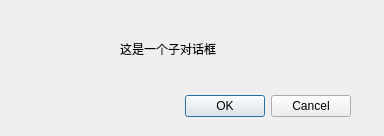
<?xml version="1.0" encoding="UTF-8"?>
<ui version="4.0">
 <class>QDlgChild</class>
 <widget class="QDialog" name="QDlgChild">
  <property name="geometry">
   <rect>
    <x>0</x>
    <y>0</y>
    <width>384</width>
    <height>136</height>
   </rect>
  </property>
  <property name="windowTitle">
   <string>Dialog</string>
  </property>
  <widget class="QDialogButtonBox" name="buttonBox">
   <property name="geometry">
    <rect>
     <x>10</x>
     <y>90</y>
     <width>341</width>
     <height>32</height>
    </rect>
   </property>
   <property name="orientation">
    <enum>Qt::Horizontal</enum>
   </property>
   <property name="standardButtons">
    <set>QDialogButtonBox::Cancel|QDialogButtonBox::Ok</set>
   </property>
  </widget>
  <widget class="QLabel" name="label">
   <property name="geometry">
    <rect>
     <x>120</x>
     <y>40</y>
     <width>181</width>
     <height>17</height>
    </rect>
   </property>
   <property name="text">
    <string>这是一个子对话框</string>
   </property>
  </widget>
 </widget>
 <resources/>
 <connections>
  <connection>
   <sender>buttonBox</sender>
   <signal>accepted()</signal>
   <receiver>QDlgChild</receiver>
   <slot>accept()</slot>
   <hints>
    <hint type="sourcelabel">
     <x>248</x>
     <y>254</y>
    </hint>
    <hint type="destinationlabel">
     <x>157</x>
     <y>274</y>
    </hint>
   </hints>
  </connection>
  <connection>
   <sender>buttonBox</sender>
   <signal>rejected()</signal>
   <receiver>QDlgChild</receiver>
   <slot>reject()</slot>
   <hints>
    <hint type="sourcelabel">
     <x>316</x>
     <y>260</y>
    </hint>
    <hint type="destinationlabel">
     <x>286</x>
     <y>274</y>
    </hint>
   </hints>
  </connection>
 </connections>
</ui>
